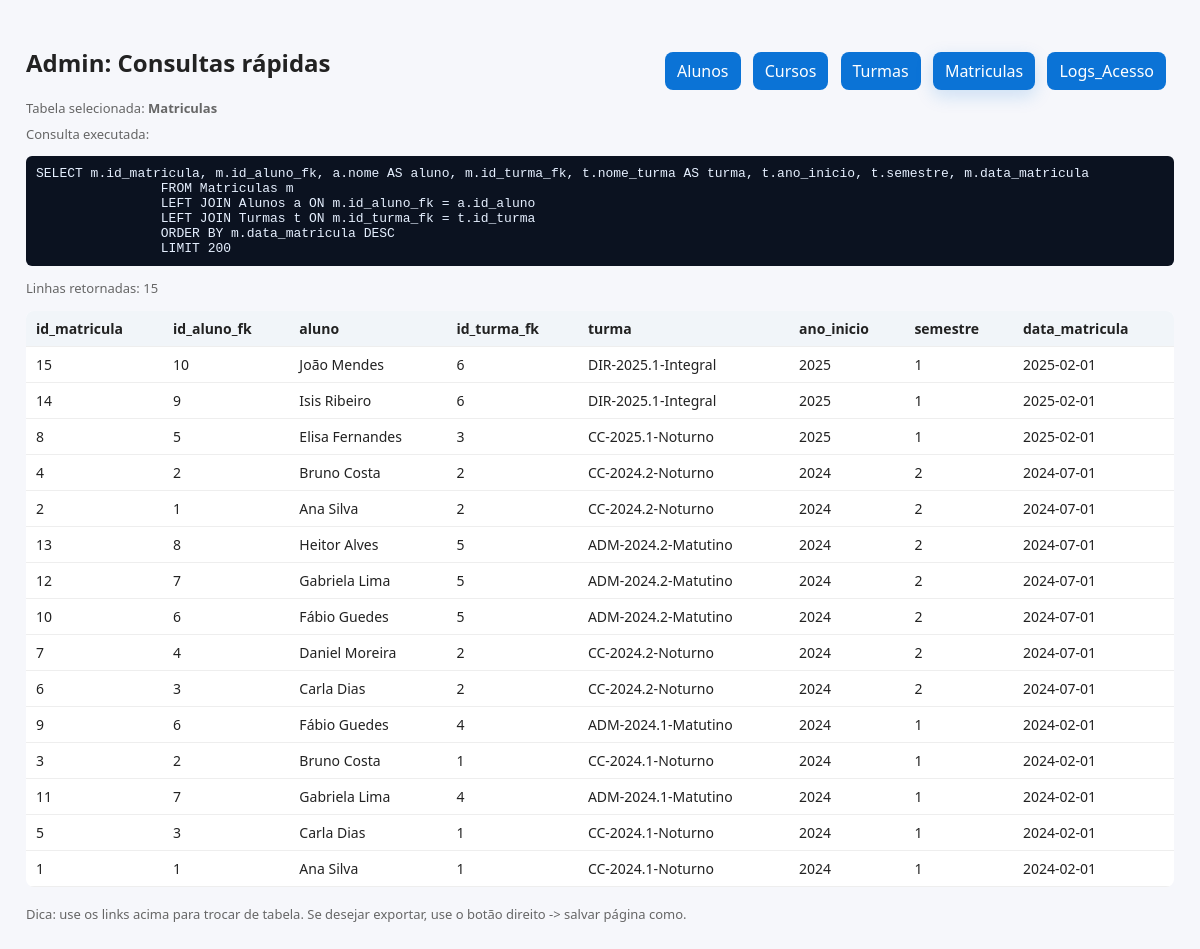
Page /database/admin_selects.php?t=matriculas on the committed database.
### tables this page shows
CREATE TABLE Matriculas (
    id_matricula INT AUTO_INCREMENT PRIMARY KEY,
    id_aluno_fk INT NOT NULL,
    id_turma_fk INT NOT NULL,
    data_matricula DATE NOT NULL,
    status_aluno_turma ENUM('Cursando', 'Aprovado', 'Reprovado', 'Trancado') NOT NULL DEFAULT 'Cursando',

    CONSTRAINT fk_matricula_aluno
        FOREIGN KEY (id_aluno_fk) 
        REFERENCES Alunos(id_aluno),
        
    CONSTRAINT fk_matricula_turma
        FOREIGN KEY (id_turma_fk) 
        REFERENCES Turmas(id_turma),
        
    UNIQUE KEY uk_aluno_turma (id_aluno_fk, id_turma_fk)
);

CREATE TABLE Alunos (
    id_aluno INT AUTO_INCREMENT PRIMARY KEY,
    
    nome VARCHAR(255) NOT NULL,
    ra VARCHAR(20) NOT NULL UNIQUE,
    email VARCHAR(100) NOT NULL UNIQUE,
    senha_hash VARCHAR(255) NOT NULL
    
);

CREATE TABLE Turmas (
    id_turma INT AUTO_INCREMENT PRIMARY KEY,
    id_curso_fk INT NOT NULL,
    nome_turma VARCHAR(100) NOT NULL,
    ano_inicio YEAR NOT NULL,
    semestre INT NOT NULL, 
    periodo ENUM('Matutino', 'Vespertino', 'Noturno', 'Integral') NOT NULL,
    status ENUM('Planejada', 'Ativa', 'Concluída') NOT NULL DEFAULT 'Planejada',
    
    CONSTRAINT fk_turma_curso
        FOREIGN KEY (id_curso_fk) 
        REFERENCES Cursos(id_curso)
);

### database/admin_selects.php (the view, shortened to what this page needs)
<?php
$host = 'localhost';
$db   = 'db_uninove';
$user = 'admin_uninove';
$pass = '123456';
try {
    $pdo = new PDO("mysql:host=$host;dbname=$db;charset=utf8mb4", $user, $pass, [
        PDO::ATTR_ERRMODE => PDO::ERRMODE_EXCEPTION,
        PDO::ATTR_DEFAULT_FETCH_MODE => PDO::FETCH_ASSOC,
    ]);
} catch (Exception $e) {
    http_response_code(500);
    echo "Erro ao conectar ao banco de dados: " . htmlspecialchars($e->getMessage());
    exit;
}
$allowed = [
    'alunos' => 'Alunos',
    'cursos' => 'Cursos',
    'turmas' => 'Turmas',
    'matriculas' => 'Matriculas',
    'logs' => 'Logs_Acesso',
];
$tbl = isset($_GET['t']) ? strtolower(trim($_GET['t'])) : 'alunos';
switch ($tbl) {
    case 'matriculas':
        $sql = "SELECT m.id_matricula, m.id_aluno_fk, a.nome AS aluno, m.id_turma_fk, t.nome_turma AS turma, t.ano_inicio, t.semestre, m.data_matricula
                FROM Matriculas m
                LEFT JOIN Alunos a ON m.id_aluno_fk = a.id_aluno
                LEFT JOIN Turmas t ON m.id_turma_fk = t.id_turma
                ORDER BY m.data_matricula DESC
                LIMIT 200";
        break;
}
try {
    $stmt = $pdo->query($sql);
    $rows = $stmt->fetchAll();
} catch (Exception $e) {
    echo "Erro na consulta: " . htmlspecialchars($e->getMessage());
    exit;
}
function h($v) { return htmlspecialchars((string)$v, ENT_QUOTES, 'UTF-8'); }
?><!doctype html>
<html lang="pt-BR">
<head>
</head>
<body>
  <header>
    <div>
      <h2>Admin: Consultas rápidas</h2>
      <div class="small">Tabela selecionada: <strong><?php echo h($allowed[$tbl]); ?></strong></div>
    </div>
    <nav>
      <a href="?t=alunos" class="<?php echo $tbl==='alunos' ? 'active' : '' ?>">Alunos</a>
      <a href="?t=cursos" class="<?php echo $tbl==='cursos' ? 'active' : '' ?>">Cursos</a>
      <a href="?t=turmas" class="<?php echo $tbl==='turmas' ? 'active' : '' ?>">Turmas</a>
      <a href="?t=matriculas" class="<?php echo $tbl==='matriculas' ? 'active' : '' ?>">Matriculas</a>
      <a href="?t=logs" class="<?php echo $tbl==='logs' ? 'active' : '' ?>">Logs_Acesso</a>
    </nav>
  </header>
  <section class="meta">
    <div class="small">Consulta executada:</div>
    <pre class="sql"><?php echo h($sql); ?></pre>
    <div class="small">Linhas retornadas: <?php echo count($rows); ?></div>
  </section>
  <section>
    <?php if (count($rows) === 0): ?>
      <div style="margin-top:12px;">Nenhum registro encontrado.</div>
    <?php else: ?>
      <table>
        <thead>
          <tr>
            <?php foreach (array_keys($rows[0]) as $col): ?>
              <th><?php echo h($col); ?></th>
            <?php endforeach; ?>
          </tr>
        </thead>
        <tbody>
          <?php foreach ($rows as $r): ?>
            <tr>
              <?php foreach ($r as $c): ?>
                <td><?php echo h($c); ?></td>
              <?php endforeach; ?>
            </tr>
          <?php endforeach; ?>
        </tbody>
      </table>
    <?php endif; ?>
  </section>
  <footer style="margin-top:18px;font-size:13px;color:#666">Dica: use os links acima para trocar de tabela. Se desejar exportar, use o botão direito -> salvar página como.</footer>
</body>
</html>

### database/admin_selects.php (style rules this page uses)
body { font-family:Segoe UI,Arial, sans-serif; padding:18px; background:#f6f7fb; color:#222 }
header { display:flex;align-items:center;justify-content:space-between;gap:12px }
nav a { margin-right:8px; text-decoration:none; padding:8px 12px; background:#0b73d6;color:#fff;border-radius:8px }
nav a.active { box-shadow:0 6px 18px rgba(11,115,214,0.18) }
table { border-collapse:collapse;width:100%;margin-top:14px;background:#fff;border-radius:8px;overflow:hidden }
th,td { padding:8px 10px;border-bottom:1px solid #eee;text-align:left;font-size:14px }
th { background:#f1f5f9 }
pre.sql { background:#0b1220;color:#e6f0ff;padding:10px;border-radius:6px;overflow:auto }
.meta { margin-top:8px;color:#555 }
.small { font-size:13px;color:#666 }

### rows in the picture
matriculas: id_matricula "15", id_aluno_fk "10", id_aluno_fk.nome "João Mendes", id_turma_fk "6", id_turma_fk.nome_turma "DIR-2025.1-Integral", id_turma_fk.ano_inicio "2025", id_turma_fk.semestre "1", data_matricula "2025-02-01"
matriculas: id_matricula "14", id_aluno_fk "9", id_aluno_fk.nome "Isis Ribeiro", id_turma_fk "6", id_turma_fk.nome_turma "DIR-2025.1-Integral", id_turma_fk.ano_inicio "2025", id_turma_fk.semestre "1", data_matricula "2025-02-01"
matriculas: id_matricula "8", id_aluno_fk "5", id_aluno_fk.nome "Elisa Fernandes", id_turma_fk "3", id_turma_fk.nome_turma "CC-2025.1-Noturno", id_turma_fk.ano_inicio "2025", id_turma_fk.semestre "1", data_matricula "2025-02-01"
matriculas: id_matricula "4", c "2", id_aluno_fk.nome "Bruno Costa", id_turma_fk.nome_turma "CC-2024.2-Noturno", id_turma_fk.ano_inicio "2024", data_matricula "2024-07-01"
matriculas: c "2", id_aluno_fk "1", id_aluno_fk.nome "Ana Silva", id_turma_fk.nome_turma "CC-2024.2-Noturno", id_turma_fk.ano_inicio "2024", data_matricula "2024-07-01"
matriculas: id_matricula "13", id_aluno_fk "8", id_aluno_fk.nome "Heitor Alves", id_turma_fk "5", id_turma_fk.nome_turma "ADM-2024.2-Matutino", id_turma_fk.ano_inicio "2024", id_turma_fk.semestre "2", data_matricula "2024-07-01"
matriculas: id_matricula "12", id_aluno_fk "7", id_aluno_fk.nome "Gabriela Lima", id_turma_fk "5", id_turma_fk.nome_turma "ADM-2024.2-Matutino", id_turma_fk.ano_inicio "2024", id_turma_fk.semestre "2", data_matricula "2024-07-01"
matriculas: id_matricula "10", id_aluno_fk "6", id_aluno_fk.nome "Fábio Guedes", id_turma_fk "5", id_turma_fk.nome_turma "ADM-2024.2-Matutino", id_turma_fk.ano_inicio "2024", id_turma_fk.semestre "2", data_matricula "2024-07-01"
matriculas: id_matricula "7", id_aluno_fk "4", id_aluno_fk.nome "Daniel Moreira", c "2", id_turma_fk.nome_turma "CC-2024.2-Noturno", id_turma_fk.ano_inicio "2024", data_matricula "2024-07-01"
matriculas: id_matricula "6", id_aluno_fk "3", id_aluno_fk.nome "Carla Dias", c "2", id_turma_fk.nome_turma "CC-2024.2-Noturno", id_turma_fk.ano_inicio "2024", data_matricula "2024-07-01"
matriculas: id_matricula "9", id_aluno_fk "6", id_aluno_fk.nome "Fábio Guedes", id_turma_fk "4", id_turma_fk.nome_turma "ADM-2024.1-Matutino", id_turma_fk.ano_inicio "2024", id_turma_fk.semestre "1", data_matricula "2024-02-01"
matriculas: id_matricula "3", id_aluno_fk "2", id_aluno_fk.nome "Bruno Costa", c "1", id_turma_fk.nome_turma "CC-2024.1-Noturno", id_turma_fk.ano_inicio "2024", data_matricula "2024-02-01"
matriculas: id_matricula "11", id_aluno_fk "7", id_aluno_fk.nome "Gabriela Lima", id_turma_fk "4", id_turma_fk.nome_turma "ADM-2024.1-Matutino", id_turma_fk.ano_inicio "2024", id_turma_fk.semestre "1", data_matricula "2024-02-01"
matriculas: id_matricula "5", id_aluno_fk "3", id_aluno_fk.nome "Carla Dias", c "1", id_turma_fk.nome_turma "CC-2024.1-Noturno", id_turma_fk.ano_inicio "2024", data_matricula "2024-02-01"
matriculas: c "1", id_aluno_fk.nome "Ana Silva", id_turma_fk.nome_turma "CC-2024.1-Noturno", id_turma_fk.ano_inicio "2024", data_matricula "2024-02-01"

### other values in the picture
$allowed[$tbl] "Matriculas"
count($rows) "15"
$col "id_matricula"
$col "id_aluno_fk"
$col "aluno"
$col "id_turma_fk"
$col "turma"
$col "ano_inicio"
$col "semestre"
$col "data_matricula"
